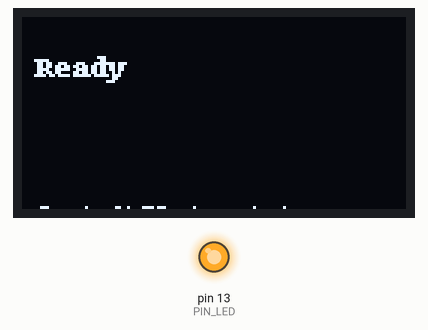
Recording of a sketch running on a simulated Arduino Nano, built with avr-gcc and run on an emulated ATmega328P. Shown: 128×64 one-colour display, output pins drawn as LEDs (lit = HIGH). What the sketch prints to the serial monitor is not drawn.

Above: at 0.24 s.
At 0.7 s:
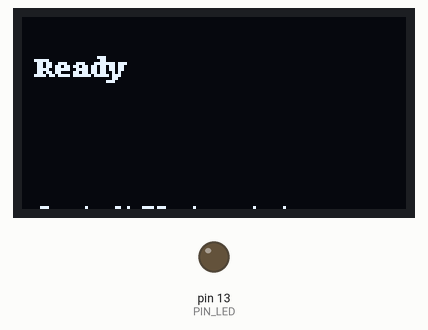
Timing chart, 0 to 130.0 s (numbered marks = the images above):
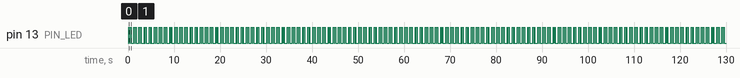

Measured:
- by itself, pin 13 (PIN_LED): repeats every 1.1 s: LOW 0.10 s, HIGH 0.20 s, LOW 0.61 s, HIGH 0.20 s
- by itself, everything shown: repeats every 1.1 s, in 4 steps

The sketch:

Test_OLED_1.ino
```cpp
#include "U8glib.h"

#define VERSION				"Test_OLED_1, v1.1"

#define PIN_LED				13
#define SENSORS				2
int idx[] = { 11, 12 };
float temperatures[] = { 21.3, 21.5 };
String names[] = { "TEMP11_UtilityRoom", "TEMP12_BackFridge" };

U8GLIB_SSD1306_128X64 u8g(U8G_I2C_OPT_NO_ACK);	// Display which does not send AC, I2C uses pins A4 and A5
// Nano
// GND  BLACK   GND
// VCC  RED     5V
// SCL  GREEN   A5
// SDA  YELLOW  A4

unsigned long currentMillis = 0;
unsigned long previousLED = 0;
int ledCounter = 0;
int seconds = 99;
int index = 0;
String line = "Ready";
String line1 = "";
String line2 = "";
String line3 = "";
String line4 = "";
String line5 = VERSION;

void setup(void)
{
	Serial.begin(9600);
	Serial.println(VERSION);

	pinMode(PIN_LED, OUTPUT);

	previousLED = 0;

	u8g.firstPage();
	do {
		u8g_prepare();

		u8g.setFont(u8g_font_courB08);
		u8g.setPrintPos(5, 12);
		u8g.print("Ready");

		u8g.setFont(u8g_font_5x8);

		u8g.setPrintPos(5, 62);
		u8g.print(VERSION);
	} while (u8g.nextPage());

}


void loop(void)
{
	currentMillis = millis();

	if (currentMillis - previousLED > 100)
	{
		previousLED = currentMillis;

		if (++ledCounter > 10)
		{
			ledCounter = 0;
			seconds++;
			//Serial.println("Tick");
		}

		if (ledCounter == 1 || ledCounter == 2 || ledCounter == 4 || ledCounter == 5) // // normal operation, double flash green
			digitalWrite(PIN_LED, HIGH);
		else
			digitalWrite(PIN_LED, LOW);

	}

	//

	bool pickup = false;
	if (Serial.available())
	{
		//line1 = line;
		//line = Serial.readString();

		pickup = true;
		int value = Serial.read();
		if (value < 32)
		{
		line += "{";
		line += value;
		line += "}";
		}
		else
		{
			char letter = value;
			line += letter;
		}

		/*
		char letter = Serial.read();

		//if (value < 32)
		//{
		//line += "{";
		//line += value;
		//line += "}";
		//}
		if (letter == '\n')
		{
			line1 = line;
			line = "";
		}
		else if (letter == '\r')
		{
			line1 = line;
			line = "";
		}
		else
		{
			//pickup = true;

			//char letter = value;
			line += letter;

			//if (line.length() > 16)
			//{
			//	line1 = line;
			//	line = "";
			//}

		}*/
	}

	//if (pickup)
	//{
	//	line1 = line;
	//	line = "";
	//}

	//

	if (pickup)
	{
		u8g.firstPage();
		do {
			u8g_prepare();

			u8g.setFont(u8g_font_courB08);

			//u8g.setFont(u8g_font_courB07);
			//u8g.setf

			//u8g.drawStr(5, 5, "TEMP12_BackFridge"); // names[index].c_str
			u8g.setPrintPos(5, 12);
			u8g.print(line);

			//String t1 = String(temperatures[index]);
			//u8g.print(temperatures[index]);


			//u8g.setPrintPos(5, 15);
			//u8g.print("1234568901234567890");

			u8g.setFont(u8g_font_5x8);

			u8g.setPrintPos(5, 22);
			u8g.print(line1);

			u8g.setPrintPos(5, 32);
			u8g.print(line2);

			u8g.setPrintPos(5, 42);
			u8g.print(line3);

			u8g.setPrintPos(5, 52);
			u8g.print(line4);

			u8g.setPrintPos(5, 62);
			u8g.print(line5);

			if (line1 != line2)
			{
				line5 = line4;
				line4 = line3;
				line3 = line2;
				line2 = line1;
			}

		} while (u8g.nextPage());
	}

	//

	/*
	// picture loop
	u8g.firstPage();
	do {
	draw();
	} while (u8g.nextPage());

	// increase the state
	draw_state++;
	if (draw_state >= 9 * 8)
	draw_state = 0;

	// rebuild the picture after some delay
	//delay(150);
	*/

}


void u8g_prepare(void) {
	//u8g.setFont(u8g_font_6x10);
	u8g.setFontRefHeightExtendedText();
	u8g.setDefaultForegroundColor();
	u8g.setFontPosTop();
}

void u8g_box_frame(uint8_t a) {
	u8g.drawStr(0, 0, "drawBox");
	u8g.drawBox(5, 10, 20, 10);
	u8g.drawBox(10 + a, 15, 30, 7);
	u8g.drawStr(0, 30, "drawFrame");
	u8g.drawFrame(5, 10 + 30, 20, 10);
	u8g.drawFrame(10 + a, 15 + 30, 30, 7);
}

void u8g_disc_circle(uint8_t a) {
	u8g.drawStr(0, 0, "drawDisc");
	u8g.drawDisc(10, 18, 9);
	u8g.drawDisc(24 + a, 16, 7);
	u8g.drawStr(0, 30, "drawCircle");
	u8g.drawCircle(10, 18 + 30, 9);
	u8g.drawCircle(24 + a, 16 + 30, 7);
}

void u8g_r_frame(uint8_t a) {
	u8g.drawStr(0, 0, "drawRFrame/Box");
	u8g.drawRFrame(5, 10, 40, 30, a + 1);
	u8g.drawRBox(50, 10, 25, 40, a + 1);
}

void u8g_string(uint8_t a) {
	u8g.drawStr(30 + a, 31, " 0");
	u8g.drawStr90(30, 31 + a, " 90");
	u8g.drawStr180(30 - a, 31, " 180");
	u8g.drawStr270(30, 31 - a, " 270");
}

void u8g_line(uint8_t a) {
	u8g.drawStr(0, 0, "drawLine");
	u8g.drawLine(7 + a, 10, 40, 55);
	u8g.drawLine(7 + a * 2, 10, 60, 55);
	u8g.drawLine(7 + a * 3, 10, 80, 55);
	u8g.drawLine(7 + a * 4, 10, 100, 55);
}

void u8g_triangle(uint8_t a) {
	uint16_t offset = a;
	u8g.drawStr(0, 0, "drawTriangle");
	u8g.drawTriangle(14, 7, 45, 30, 10, 40);
	u8g.drawTriangle(14 + offset, 7 - offset, 45 + offset, 30 - offset, 57 + offset, 10 - offset);
	u8g.drawTriangle(57 + offset * 2, 10, 45 + offset * 2, 30, 86 + offset * 2, 53);
	u8g.drawTriangle(10 + offset, 40 + offset, 45 + offset, 30 + offset, 86 + offset, 53 + offset);
}

void u8g_ascii_1() {
	char s[2] = " ";
	uint8_t x, y;
	u8g.drawStr(0, 0, "ASCII page 1");
	for (y = 0; y < 6; y++) {
		for (x = 0; x < 16; x++) {
			s[0] = y * 16 + x + 32;
			u8g.drawStr(x * 7, y * 10 + 10, s);
		}
	}
}

void u8g_ascii_2() {
	char s[2] = " ";
	uint8_t x, y;
	u8g.drawStr(0, 0, "ASCII page 2");
	for (y = 0; y < 6; y++) {
		for (x = 0; x < 16; x++) {
			s[0] = y * 16 + x + 160;
			u8g.drawStr(x * 7, y * 10 + 10, s);
		}
	}
}

void u8g_extra_page(uint8_t a)
{
	if (u8g.getMode() == U8G_MODE_HICOLOR || u8g.getMode() == U8G_MODE_R3G3B2) {
		/* draw background (area is 128x128) */
		u8g_uint_t r, g, b;
		b = a << 5;
		for (g = 0; g < 64; g++)
		{
			for (r = 0; r < 64; r++)
			{
				u8g.setRGB(r << 2, g << 2, b);
				u8g.drawPixel(g, r);
			}
		}
		u8g.setRGB(255, 255, 255);
		u8g.drawStr(66, 0, "Color Page");
	}
	else if (u8g.getMode() == U8G_MODE_GRAY2BIT)
	{
		u8g.drawStr(66, 0, "Gray Level");
		u8g.setColorIndex(1);
		u8g.drawBox(0, 4, 64, 32);
		u8g.drawBox(70, 20, 4, 12);
		u8g.setColorIndex(2);
		u8g.drawBox(0 + 1 * a, 4 + 1 * a, 64 - 2 * a, 32 - 2 * a);
		u8g.drawBox(74, 20, 4, 12);
		u8g.setColorIndex(3);
		u8g.drawBox(0 + 2 * a, 4 + 2 * a, 64 - 4 * a, 32 - 4 * a);
		u8g.drawBox(78, 20, 4, 12);
	}
	else
	{
		u8g.drawStr(0, 12, "setScale2x2");
		u8g.setScale2x2();
		u8g.drawStr(0, 6 + a, "setScale2x2");
		u8g.undoScale();
	}
}


uint8_t draw_state = 0;

void draw(void) {
	u8g_prepare();
	switch (draw_state >> 3) {
	case 0: u8g_box_frame(draw_state & 7); break;
	case 1: u8g_disc_circle(draw_state & 7); break;
	case 2: u8g_r_frame(draw_state & 7); break;
	case 3: u8g_string(draw_state & 7); break;
	case 4: u8g_line(draw_state & 7); break;
	case 5: u8g_triangle(draw_state & 7); break;
	case 6: u8g_ascii_1(); break;
	case 7: u8g_ascii_2(); break;
	case 8: u8g_extra_page(draw_state & 7); break;
	}
}


/*
uint8_t offset = 0;

void draw(void) {
// graphic commands to redraw the complete screen should be placed here
u8g.setFont(u8g_font_unifont);
u8g.drawStr(0 + 0, 20 + 0, "Hello!");
u8g.drawStr(0 + 2, 20 + 16, "Hello!");

u8g.drawBox(0, 0, 3, 3);
u8g.drawBox(u8g.getWidth() - 6, 0, 6, 6);
u8g.drawBox(u8g.getWidth() - 9, u8g.getHeight() - 9, 9, 9);
u8g.drawBox(0, u8g.getHeight() - 12, 12, 12);
}


void rotate(void) {
static  uint8_t dir = 0;
static  unsigned long next_rotation = 0;

if (next_rotation < millis())
{
switch (dir) {
case 0: u8g.undoRotation(); break;
case 1: u8g.setRot90(); break;
case 2: u8g.setRot180(); break;
case 3: u8g.setRot270(); offset = (offset + 1) & 0x0f; break;
}

dir++;
dir &= 3;
next_rotation = millis();
next_rotation += 1000;
}
}

void loop(void) {
// screen rotation
rotate();

// picture loop
u8g.firstPage();
do {
draw();
} while (u8g.nextPage());

// rebuild the picture after some delay
delay(100);
}
*/
```
